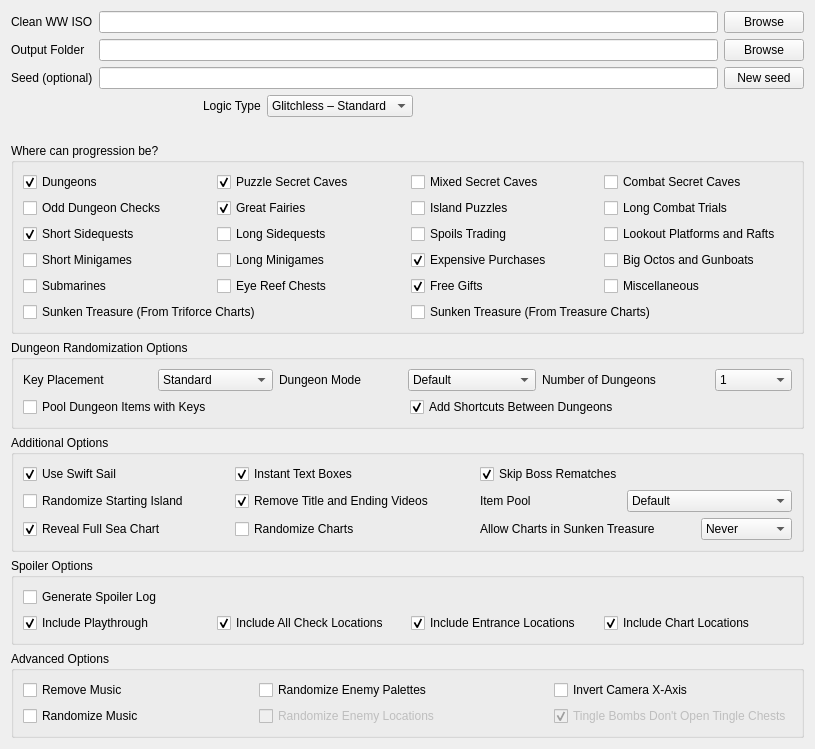
          <widget class="QWidget" name="tab_for_settings">
           <attribute name="title">
            <string>Randomizer Settings</string>
           </attribute>
           <layout class="QVBoxLayout" name="layout_for_paths">
            <item>
             <layout class="QGridLayout" name="grid_for_paths">
              <item row="2" column="1">
               <widget class="QLineEdit" name="seed"/>
              </item>
              <item row="0" column="0">
               <widget class="QLabel" name="label_for_clean">
                <property name="text">
                 <string>Clean WW ISO</string>
                </property>
               </widget>
              </item>
              <item row="0" column="1">
               <widget class="QLineEdit" name="clean_iso_path"/>
              </item>
              <item row="1" column="0">
               <widget class="QLabel" name="label_for_output">
                <property name="text">
                 <string>Output Folder</string>
                </property>
               </widget>
              </item>
              <item row="1" column="1">
               <widget class="QLineEdit" name="output_folder"/>
              </item>
              <item row="1" column="2">
               <widget class="QPushButton" name="output_folder_browse_button">
                <property name="text">
                 <string>Browse</string>
                </property>
               </widget>
              </item>
              <item row="2" column="0">
               <widget class="QLabel" name="label_for_seed">
                <property name="text">
                 <string>Seed (optional)</string>
                </property>
               </widget>
              </item>
              <item row="2" column="2">
               <widget class="QPushButton" name="generate_seed_button">
                <property name="text">
                 <string>New seed</string>
                </property>
               </widget>
              </item>
              <item row="0" column="2">
               <widget class="QPushButton" name="clean_iso_path_browse_button">
                <property name="text">
                 <string>Browse</string>
                </property>
               </widget>
              </item>
             </layout>
            </item>
            <item>
             <layout class="QGridLayout" name="grid_for_logic">
              <item row="0" column="2">
               <widget class="QComboBox" name="logic_mod">
                <property name="minimumSize">
                 <size>
                  <width>70</width>
                  <height>0</height>
                 </size>
                </property>
                <property name="currentText">
                 <string>Glitchless – Standard</string>
                </property>
                <property name="currentIndex">
                 <number>1</number>
                </property>
                <property name="duplicatesEnabled">
                 <bool>false</bool>
                </property>
                <property name="frame">
                 <bool>true</bool>
                </property>
                <item>
                 <property name="text">
                  <string>Glitchless – Beginner</string>
                 </property>
                </item>
                <item>
                 <property name="text">
                  <string>Glitchless – Standard</string>
                 </property>
                </item>
                <item>
                 <property name="text">
                  <string>Glitched – Trivial</string>
                 </property>
                </item>
                <item>
                 <property name="text">
                  <string>Glitched – Moderate</string>
                 </property>
                </item>
                <item>
                 <property name="text">
                  <string>Glitched – Lunatic</string>
                 </property>
                </item>
                <item>
                 <property name="text">
                  <string>Glitched – No Logic</string>
                 </property>
                </item>
               </widget>
              </item>
              <item row="1" column="1" colspan="3">
               <widget class="QLabel" name="logic_desc">
                <property name="text">
                 <string/>
                </property>
               </widget>
              </item>
              <item row="0" column="0">
               <spacer name="left_spacer">
                <property name="orientation">
                 <enum>Qt::Horizontal</enum>
                </property>
                <property name="sizeHint" stdset="0">
                 <size>
                  <width>40</width>
                  <height>20</height>
                 </size>
                </property>
               </spacer>
              </item>
              <item row="0" column="3">
               <spacer name="logic_spacer">
                <property name="orientation">
                 <enum>Qt::Horizontal</enum>
                </property>
                <property name="sizeHint" stdset="0">
                 <size>
                  <width>13</width>
                  <height>20</height>
                 </size>
                </property>
               </spacer>
              </item>
              <item row="0" column="1">
               <widget class="QLabel" name="label_for_logic_mod">
                <property name="enabled">
                 <bool>true</bool>
                </property>
                <property name="maximumSize">
                 <size>
                  <width>489</width>
                  <height>16777215</height>
                 </size>
                </property>
                <property name="text">
                 <string>Logic Type</string>
                </property>
               </widget>
              </item>
              <item row="0" column="4">
               <spacer name="right_spacer">
                <property name="orientation">
                 <enum>Qt::Horizontal</enum>
                </property>
                <property name="sizeHint" stdset="0">
                 <size>
                  <width>13</width>
                  <height>20</height>
                 </size>
                </property>
               </spacer>
              </item>
             </layout>
            </item>
            <item>
             <widget class="QGroupBox" name="group_for_locations">
              <property name="title">
               <string>Where can progression be?</string>
              </property>
              <layout class="QGridLayout" name="grid_for_locations">
               <item row="1" column="2">
                <widget class="QCheckBox" name="progression_island_puzzles">
                 <property name="text">
                  <string>Island Puzzles</string>
                 </property>
                </widget>
               </item>
               <item row="1" column="0">
                <widget class="QCheckBox" name="progression_tingle_chests">
                 <property name="text">
                  <string>Odd Dungeon Checks</string>
                 </property>
                </widget>
               </item>
               <item row="3" column="3">
                <widget class="QCheckBox" name="progression_big_octos_gunboats">
                 <property name="text">
                  <string>Big Octos and Gunboats</string>
                 </property>
                </widget>
               </item>
               <item row="1" column="3">
                <widget class="QCheckBox" name="progression_long_combat_trials">
                 <property name="text">
                  <string>Long Combat Trials</string>
                 </property>
                </widget>
               </item>
               <item row="0" column="3">
                <widget class="QCheckBox" name="progression_combat_secret_caves">
                 <property name="text">
                  <string>Combat Secret Caves</string>
                 </property>
                </widget>
               </item>
               <item row="0" column="2">
                <widget class="QCheckBox" name="progression_mixed_secret_caves">
                 <property name="text">
                  <string>Mixed Secret Caves</string>
                 </property>
                </widget>
               </item>
               <item row="5" column="2" colspan="2">
                <widget class="QCheckBox" name="progression_treasure_charts">
                 <property name="text">
                  <string>Sunken Treasure (From Treasure Charts)</string>
                 </property>
                </widget>
               </item>
               <item row="4" column="0">
                <widget class="QCheckBox" name="progression_submarines">
                 <property name="text">
                  <string>Submarines</string>
                 </property>
                 <property name="checked">
                  <bool>false</bool>
                 </property>
                </widget>
               </item>
               <item row="2" column="3">
                <widget class="QCheckBox" name="progression_platforms_rafts">
                 <property name="text">
                  <string>Lookout Platforms and Rafts</string>
                 </property>
                </widget>
               </item>
               <item row="1" column="1">
                <widget class="QCheckBox" name="progression_great_fairies">
                 <property name="text">
                  <string>Great Fairies</string>
                 </property>
                 <property name="checked">
                  <bool>true</bool>
                 </property>
                </widget>
               </item>
               <item row="4" column="3">
                <widget class="QCheckBox" name="progression_misc">
                 <property name="text">
                  <string>Miscellaneous</string>
                 </property>
                 <property name="checkable">
                  <bool>true</bool>
                 </property>
                 <property name="checked">
                  <bool>false</bool>
                 </property>
                </widget>
               </item>
               <item row="4" column="1">
                <widget class="QCheckBox" name="progression_eye_reef_chests">
                 <property name="text">
                  <string>Eye Reef Chests</string>
                 </property>
                </widget>
               </item>
               <item row="0" column="1">
                <widget class="QCheckBox" name="progression_puzzle_secret_caves">
                 <property name="text">
                  <string>Puzzle Secret Caves</string>
                 </property>
                 <property name="checked">
                  <bool>true</bool>
                 </property>
                </widget>
               </item>
               <item row="2" column="2">
                <widget class="QCheckBox" name="progression_spoils_trading">
                 <property name="text">
                  <string>Spoils Trading</string>
                 </property>
                </widget>
               </item>
               <item row="5" column="0" colspan="2">
                <widget class="QCheckBox" name="progression_triforce_charts">
                 <property name="text">
                  <string>Sunken Treasure (From Triforce Charts)</string>
                 </property>
                </widget>
               </item>
               <item row="2" column="1">
                <widget class="QCheckBox" name="progression_long_sidequests">
                 <property name="text">
                  <string>Long Sidequests</string>
                 </property>
                </widget>
               </item>
               <item row="4" column="2">
                <widget class="QCheckBox" name="progression_free_gifts">
                 <property name="text">
                  <string>Free Gifts</string>
                 </property>
                 <property name="checked">
                  <bool>true</bool>
                 </property>
                </widget>
               </item>
               <item row="3" column="2">
                <widget class="QCheckBox" name="progression_expensive_purchases">
                 <property name="text">
                  <string>Expensive Purchases</string>
                 </property>
                 <property name="checked">
                  <bool>true</bool>
                 </property>
                </widget>
               </item>
               <item row="2" column="0">
                <widget class="QCheckBox" name="progression_short_sidequests">
                 <property name="text">
                  <string>Short Sidequests</string>
                 </property>
                 <property name="checked">
                  <bool>true</bool>
                 </property>
                </widget>
               </item>
               <item row="3" column="0">
                <widget class="QCheckBox" name="progression_short_minigames">
                 <property name="text">
                  <string>Short Minigames</string>
                 </property>
                </widget>
               </item>
               <item row="0" column="0">
                <widget class="QCheckBox" name="progression_dungeons">
                 <property name="text">
                  <string>Dungeons</string>
                 </property>
                 <property name="checked">
                  <bool>true</bool>
                 </property>
                </widget>
               </item>
               <item row="3" column="1">
                <widget class="QCheckBox" name="progression_long_minigames">
                 <property name="text">
                  <string>Long Minigames</string>
                 </property>
                </widget>
               </item>
              </layout>
             </widget>
            </item>
            <item>
             <widget class="QGroupBox" name="group_for_settings_secondary">
              <property name="title">
               <string>Dungeon Randomization Options</string>
              </property>
              <layout class="QGridLayout" name="grid_for_settings_secondary">
               <item row="0" column="4" colspan="2">
                <layout class="QHBoxLayout" name="layout_for_num_dungeon_race_mode">
                 <item>
                  <widget class="QLabel" name="label_for_num_dungeon_race_mode">
                   <property name="sizePolicy">
                    <sizepolicy hsizetype="Maximum" vsizetype="Preferred">
                     <horstretch>0</horstretch>
                     <verstretch>0</verstretch>
                    </sizepolicy>
                   </property>
                   <property name="text">
                    <string>Number of Dungeons</string>
                   </property>
                  </widget>
                 </item>
                 <item>
                  <spacer name="spacer_for_num_dungeon_race_mode">
                   <property name="orientation">
                    <enum>Qt::Horizontal</enum>
                   </property>
                   <property name="sizeHint" stdset="0">
                    <size>
                     <width>40</width>
                     <height>20</height>
                    </size>
                   </property>
                  </spacer>
                 </item>
                 <item>
                  <widget class="QComboBox" name="num_dungeon_race_mode">
                   <property name="maximumSize">
                    <size>
                     <width>84</width>
                     <height>16777215</height>
                    </size>
                   </property>
                   <property name="currentText">
                    <string>1</string>
                   </property>
                   <item>
                    <property name="text">
                     <string>1</string>
                    </property>
                   </item>
                   <item>
                    <property name="text">
                     <string>2</string>
                    </property>
                   </item>
                   <item>
                    <property name="text">
                     <string>3</string>
                    </property>
                   </item>
                   <item>
                    <property name="text">
                     <string>4</string>
                    </property>
                   </item>
                   <item>
                    <property name="text">
                     <string>5</string>
                    </property>
                   </item>
                   <item>
                    <property name="text">
                     <string>6</string>
                    </property>
                   </item>
                   <item>
                    <property name="text">
                     <string>Random</string>
                    </property>
                   </item>
                  </widget>
                 </item>
                </layout>
               </item>
               <item row="1" column="0" colspan="3">
                <widget class="QCheckBox" name="compass_map_pool_with_keys">
                 <property name="text">
                  <string>Pool Dungeon Items with Keys</string>
                 </property>
                </widget>
               </item>
               <item row="0" column="2" colspan="2">
                <layout class="QHBoxLayout" name="layout_for_race_mode" stretch="1,0,2">
                 <item>
                  <widget class="QLabel" name="label_for_race_mode">
                   <property name="text">
                    <string>Dungeon Mode</string>
                   </property>
                  </widget>
                 </item>
                 <item>
                  <spacer name="spacer_for_race_mode">
                   <property name="orientation">
                    <enum>Qt::Horizontal</enum>
                   </property>
                   <property name="sizeHint" stdset="0">
                    <size>
                     <width>40</width>
                     <height>20</height>
                    </size>
                   </property>
                  </spacer>
                 </item>
                 <item>
                  <widget class="QComboBox" name="race_mode">
                   <property name="currentIndex">
                    <number>0</number>
                   </property>
                   <item>
                    <property name="text">
                     <string>Default</string>
                    </property>
                   </item>
                   <item>
                    <property name="text">
                     <string>Mixed</string>
                    </property>
                   </item>
                   <item>
                    <property name="text">
                     <string>Race</string>
                    </property>
                   </item>
                  </widget>
                 </item>
                </layout>
               </item>
               <item row="1" column="3" colspan="3">
                <widget class="QCheckBox" name="add_shortcut_warps_between_dungeons">
                 <property name="text">
                  <string>Add Shortcuts Between Dungeons</string>
                 </property>
                 <property name="checked">
                  <bool>true</bool>
                 </property>
                </widget>
               </item>
               <item row="0" column="0" colspan="2">
                <layout class="QHBoxLayout" name="layout_for_keymode" stretch="0,1,2">
                 <item>
                  <widget class="QLabel" name="label_for_keymode">
                   <property name="text">
                    <string>Key Placement</string>
                   </property>
                  </widget>
                 </item>
                 <item>
                  <spacer name="spacer_for_keymode">
                   <property name="orientation">
                    <enum>Qt::Horizontal</enum>
                   </property>
                   <property name="sizeHint" stdset="0">
                    <size>
                     <width>40</width>
                     <height>20</height>
                    </size>
                   </property>
                  </spacer>
                 </item>
                 <item>
                  <widget class="QComboBox" name="keymode">
                   <item>
                    <property name="text">
                     <string>Standard</string>
                    </property>
                   </item>
                   <item>
                    <property name="text">
                     <string>Cross Dungeon</string>
                    </property>
                   </item>
                   <item>
                    <property name="text">
                     <string>Key-Lunacy</string>
                    </property>
                   </item>
                  </widget>
                 </item>
                </layout>
               </item>
              </layout>
             </widget>
            </item>
            <item>
             <widget class="QGroupBox" name="group_for_convenience">
              <property name="title">
               <string>Additional Options</string>
              </property>
              <layout class="QGridLayout" name="grid_for_convenience">
               <item row="1" column="4">
                <layout class="QHBoxLayout" name="layout_for_convenience_option" stretch="2,1,2">
                 <item>
                  <widget class="QLabel" name="label_for_convenience_option">
                   <property name="text">
                    <string>Item Pool</string>
                   </property>
                  </widget>
                 </item>
                 <item>
                  <spacer name="spacer_for_convenience_option">
                   <property name="orientation">
                    <enum>Qt::Horizontal</enum>
                   </property>
                   <property name="sizeHint" stdset="0">
                    <size>
                     <width>40</width>
                     <height>20</height>
                    </size>
                   </property>
                  </spacer>
                 </item>
                 <item>
                  <widget class="QComboBox" name="convenience_option">
                   <item>
                    <property name="text">
                     <string>Default</string>
                    </property>
                   </item>
                   <item>
                    <property name="text">
                     <string>Convenient</string>
                    </property>
                   </item>
                   <item>
                    <property name="text">
                     <string>Plentiful</string>
                    </property>
                   </item>
                   <item>
                    <property name="text">
                     <string>Plentiful and Convenient</string>
                    </property>
                   </item>
                  </widget>
                 </item>
                </layout>
               </item>
               <item row="2" column="4">
                <layout class="QHBoxLayout" name="layout_for_can_chain_charts" stretch="2,1,2">
                 <item>
                  <widget class="QLabel" name="label_for_can_chain_charts">
                   <property name="text">
                    <string>Allow Charts in Sunken Treasure</string>
                   </property>
                  </widget>
                 </item>
                 <item>
                  <spacer name="spacer_for_can_chain_charts">
                   <property name="orientation">
                    <enum>Qt::Horizontal</enum>
                   </property>
                   <property name="sizeHint" stdset="0">
                    <size>
                     <width>40</width>
                     <height>20</height>
                    </size>
                   </property>
                  </spacer>
                 </item>
                 <item>
                  <widget class="QComboBox" name="can_chain_charts">
                   <item>
                    <property name="text">
                     <string>Never</string>
                    </property>
                   </item>
                   <item>
                    <property name="text">
                     <string>Sometimes</string>
                    </property>
                   </item>
                   <item>
                    <property name="text">
                     <string>Always</string>
                    </property>
                   </item>
                  </widget>
                 </item>
                </layout>
               </item>
               <item row="0" column="2">
                <widget class="QCheckBox" name="instant_text_boxes">
                 <property name="text">
                  <string>Instant Text Boxes</string>
                 </property>
                 <property name="checked">
                  <bool>true</bool>
                 </property>
                </widget>
               </item>
               <item row="2" column="2">
                <widget class="QCheckBox" name="randomize_charts">
                 <property name="text">
                  <string>Randomize Charts</string>
                 </property>
                </widget>
               </item>
               <item row="0" column="0">
                <widget class="QCheckBox" name="swift_sail">
                 <property name="text">
                  <string>Use Swift Sail</string>
                 </property>
                 <property name="checked">
                  <bool>true</bool>
                 </property>
                </widget>
               </item>
               <item row="0" column="4">
                <widget class="QCheckBox" name="skip_rematch_bosses">
                 <property name="text">
                  <string>Skip Boss Rematches</string>
                 </property>
                 <property name="checked">
                  <bool>true</bool>
                 </property>
                </widget>
               </item>
               <item row="2" column="0">
                <widget class="QCheckBox" name="reveal_full_sea_chart">
                 <property name="text">
                  <string>Reveal Full Sea Chart</string>
                 </property>
                 <property name="checked">
                  <bool>true</bool>
                 </property>
                </widget>
               </item>
               <item row="1" column="0">
                <widget class="QCheckBox" name="randomize_starting_island">
                 <property name="text">
                  <string>Randomize Starting Island</string>
                 </property>
                </widget>
               </item>
               <item row="1" column="2">
                <widget class="QCheckBox" name="remove_title_and_ending_videos">
                 <property name="text">
                  <string>Remove Title and Ending Videos</string>
                 </property>
                 <property name="checked">
                  <bool>true</bool>
                 </property>
                </widget>
               </item>
               <item row="0" column="1">
                <spacer name="spacer_for_secondary_0">
                 <property name="orientation">
                  <enum>Qt::Horizontal</enum>
                 </property>
                 <property name="sizeHint" stdset="0">
                  <size>
                   <width>40</width>
                   <height>20</height>
                  </size>
                 </property>
                </spacer>
               </item>
               <item row="0" column="3">
                <spacer name="spacer_for_secondary_1">
                 <property name="orientation">
                  <enum>Qt::Horizontal</enum>
                 </property>
                 <property name="sizeHint" stdset="0">
                  <size>
                   <width>40</width>
                   <height>20</height>
                  </size>
                 </property>
                </spacer>
               </item>
              </layout>
             </widget>
            </item>
            <item>
             <widget class="QGroupBox" name="group_for_spoiler">
              <property name="title">
               <string>Spoiler Options</string>
              </property>
              <layout class="QGridLayout" name="grid_for_spoiler">
               <item row="0" column="0">
                <widget class="QCheckBox" name="generate_spoiler_log">
                 <property name="text">
                  <string>Generate Spoiler Log</string>
                 </property>
                 <property name="checked">
                  <bool>false</bool>
                 </property>
                </widget>
               </item>
               <item row="1" column="0">
                <widget class="QCheckBox" name="progression_check_spoiler_log">
                 <property name="text">
                  <string>Include Playthrough</string>
                 </property>
                 <property name="checked">
                  <bool>true</bool>
                 </property>
                </widget>
               </item>
               <item row="1" column="1">
                <widget class="QCheckBox" name="all_check_spoiler_log">
                 <property name="text">
                  <string>Include All Check Locations</string>
                 </property>
                 <property name="checked">
                  <bool>true</bool>
                 </property>
                </widget>
               </item>
               <item row="1" column="2">
                <widget class="QCheckBox" name="entrance_spoiler_log">
                 <property name="text">
                  <string>Include Entrance Locations</string>
                 </property>
                 <property name="checked">
                  <bool>true</bool>
                 </property>
                </widget>
               </item>
               <item row="1" column="3">
                <widget class="QCheckBox" name="chart_spoiler_log">
                 <property name="text">
                  <string>Include Chart Locations</string>
                 </property>
                 <property name="checked">
                  <bool>true</bool>
                 </property>
                </widget>
               </item>
              </layout>
             </widget>
            </item>
            <item>
             <widget class="QGroupBox" name="group_for_advanced">
              <property name="title">
               <string>Advanced Options</string>
              </property>
              <layout class="QGridLayout" name="grid_for_advanced">
               <item row="0" column="2">
                <widget class="QCheckBox" name="randomize_enemy_palettes">
                 <property name="enabled">
                  <bool>true</bool>
                 </property>
                 <property name="text">
                  <string>Randomize Enemy Palettes</string>
                 </property>
                </widget>
               </item>
               <item row="0" column="4">
                <widget class="QCheckBox" name="invert_camera_x_axis">
                 <property name="text">
                  <string>Invert Camera X-Axis</string>
                 </property>
                </widget>
               </item>
               <item row="0" column="1">
                <spacer name="spacer_for_advanced_0">
                 <property name="orientation">
                  <enum>Qt::Horizontal</enum>
                 </property>
                 <property name="sizeHint" stdset="0">
                  <size>
                   <width>40</width>
                   <height>20</height>
                  </size>
                 </property>
                </spacer>
               </item>
               <item row="1" column="4">
                <widget class="QCheckBox" name="disable_tingle_chests_with_tingle_bombs">
                 <property name="enabled">
                  <bool>false</bool>
                 </property>
                 <property name="text">
                  <string>Tingle Bombs Don't Open Tingle Chests</string>
                 </property>
                 <property name="checked">
                  <bool>true</bool>
                 </property>
                </widget>
               </item>
               <item row="1" column="2">
                <widget class="QCheckBox" name="randomize_enemies">
                 <property name="enabled">
                  <bool>false</bool>
                 </property>
                 <property name="text">
                  <string>Randomize Enemy Locations</string>
                 </property>
                </widget>
               </item>
               <item row="0" column="3">
                <spacer name="spacer_for_advanced_1">
                 <property name="orientation">
                  <enum>Qt::Horizontal</enum>
                 </property>
                 <property name="sizeHint" stdset="0">
                  <size>
                   <width>40</width>
                   <height>20</height>
                  </size>
                 </property>
                </spacer>
               </item>
               <item row="1" column="0">
                <widget class="QCheckBox" name="randomize_music">
                 <property name="enabled">
                  <bool>true</bool>
                 </property>
                 <property name="text">
                  <string>Randomize Music</string>
                 </property>
                </widget>
               </item>
               <item row="0" column="0">
                <widget class="QCheckBox" name="remove_music">
                 <property name="text">
                  <string>Remove Music</string>
                 </property>
                </widget>
               </item>
              </layout>
             </widget>
            </item>
           </layout>
          </widget>
